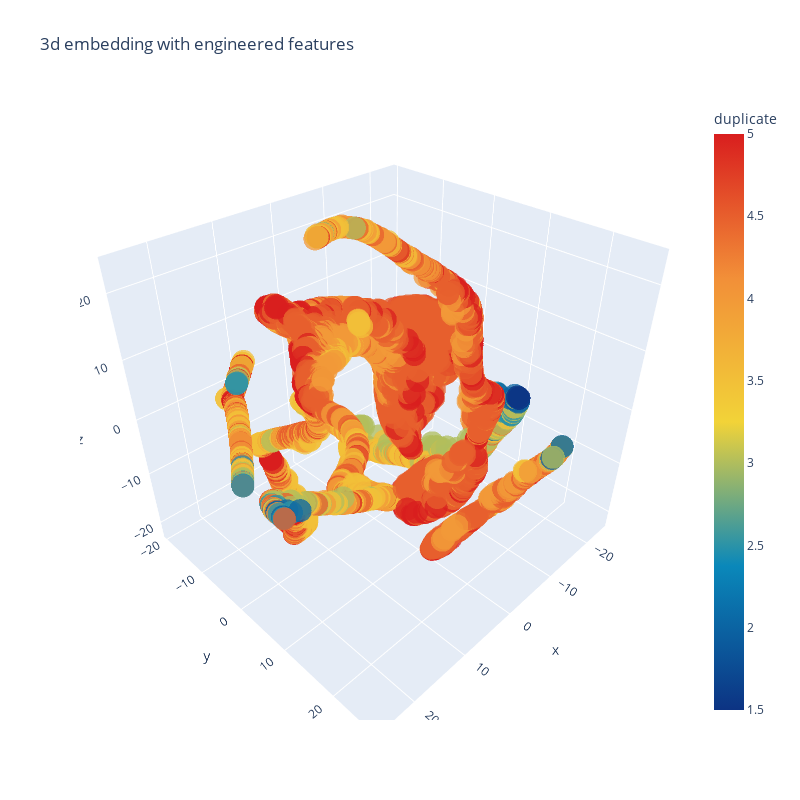

The notebook cell saved with this chart:
### Code cell
trace1 = go.Scatter3d(
    x=tsne3d[:,0],
    y=tsne3d[:,1],
    z=tsne3d[:,2],
    mode='markers',
    marker=dict(
        sizemode='diameter',
        color = y,
        colorscale = 'Portland',
        colorbar = dict(title = 'duplicate'),
        line=dict(color='rgb(255, 255, 255)'),
        opacity=0.75
    )
)

data=[trace1]
layout=dict(height=800, width=800, title='3d embedding with engineered features')
fig=dict(data=data, layout=layout)
py.iplot(fig, filename='3DBubble')

### Figure 1 — Plotly figure (JSON) as saved in the notebook; plotly's stock layout.template omitted (floating-point values rounded to 4 significant figures; data arrays with more than 128 entries replaced by an {"elided": "..."} marker saying what was removed)
{"data": [{"y": {"elided": "5000 float values"}, "mode": "markers", "marker": {"opacity": 0.75, "colorscale": [[0, "rgb(12,51,131)"], [0.25, "rgb(10,136,186)"], [0.5, "rgb(242,211,56)"], [0.75, "rgb(242,143,56)"], [1, "rgb(217,30,30)"]], "color": {"elided": "5000 float values"}, "colorbar": {"title": {"text": "duplicate"}}, "sizemode": "diameter", "line": {"color": "rgb(255, 255, 255)"}}, "x": {"elided": "5000 float values"}, "z": {"elided": "5000 float values"}, "type": "scatter3d"}], "layout": {"width": 800, "title": {"text": "3d embedding with engineered features"}, "height": 800}}
